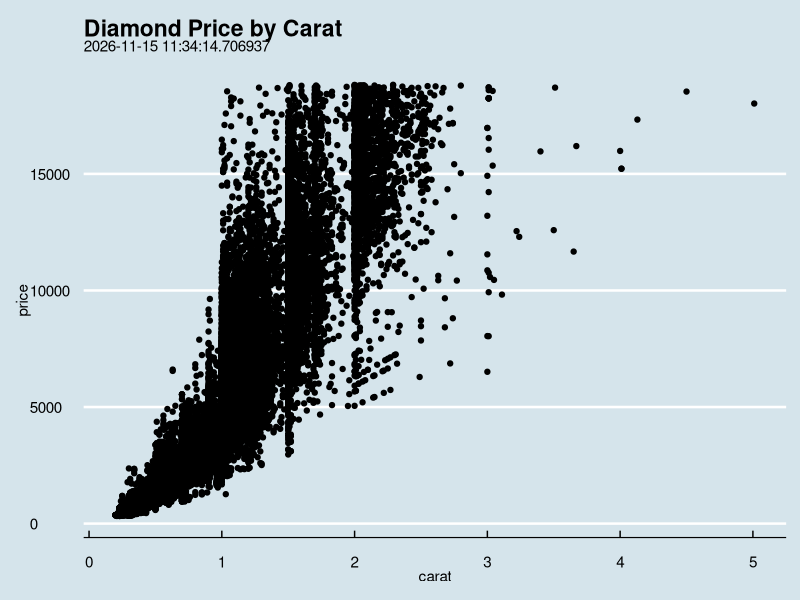

This chart was generated by the following R code:
## ---- chunk 1
library(dplyr)
library(ggplot2)
library(ggthemes)

ggplot(data=diamonds, mapping=aes(x=carat, y=price)) +
  geom_point() +
  labs(title='Diamond Price by Carat',
       subtitle = Sys.time()) +
  theme_economist()
